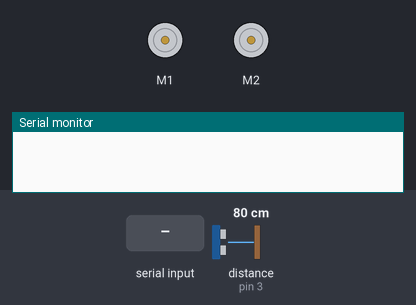
Simulated run of this sketch. Board: Arduino Uno, built with avr-gcc and run on an emulated ATmega328P. On the bench: 2 × DC motor (green arrow = forward, orange = backward, longer = faster), the last lines printed to the serial monitor. The test bench sets the inputs (shaded band); at power-on: distance to the obstacle (sensor on pin 3) 80 cm.

Above: at 1.2 s.
1.3 s: distance to the obstacle (sensor on pin 3) set to 32 cm
2.8 s: distance to the obstacle (sensor on pin 3) set to 27 cm
At 4.0 s:
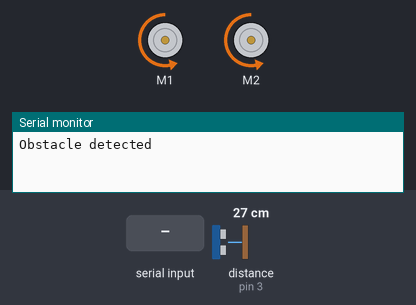
5.8 s: distance to the obstacle (sensor on pin 3) set to 35 cm
At 8.5 s:
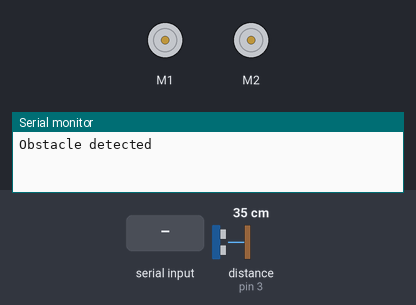
8.8 s: "1" received over Serial
At 9.7 s:
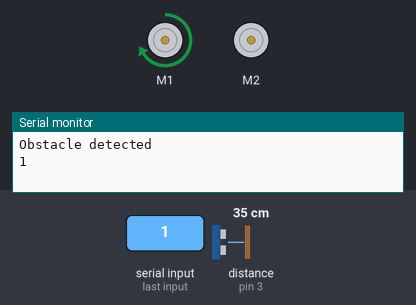
10.3 s: "2" received over Serial
At 10.8 s:
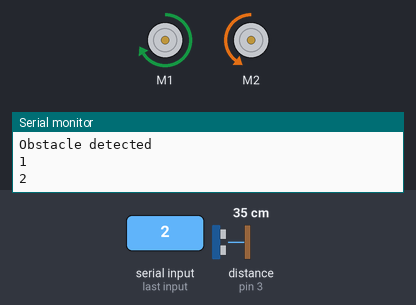
11.8 s: "3" received over Serial
At 13.2 s:
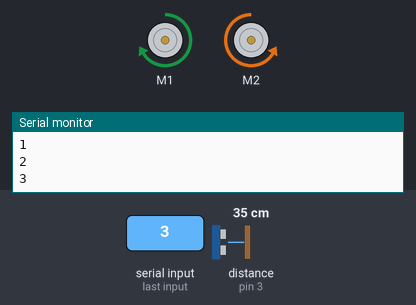
Timing chart, 0 to 14.3 s (numbered marks = the images above; inputs shaded):
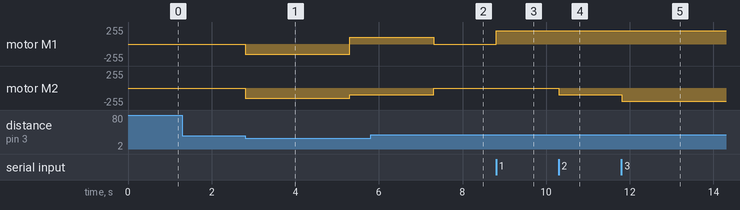

The sketch:

robot_firmware.ino
```cpp
#include <Arduino.h>
#include <Wire.h>
#include <SoftwareSerial.h>

#include <MeOrion.h>

double angle_rad = PI/180.0;
double angle_deg = 180.0/PI;
MeDCMotor motor_9(9);
MeDCMotor motor_10(10);
MeUltrasonicSensor ultrasonic_3(3);

char mode;

void setup(){
    Serial.begin(9600);
}

void loop(){
    if((ultrasonic_3.distanceCm()) < (30)){
      Serial.println("Obstacle detected");
      motor_9.run(-150);
      motor_10.run(-150);
      delay(2500);
      motor_9.run(100);
      motor_10.run(-100);
      delay(2000);
      mode = '0';
      return;
    }
    if(Serial.available() > 0) {
      mode = Serial.read();
      Serial.println(mode);
    }

    switch(mode){
      case '0':
          motor_9.run(0);
          motor_10.run(0);
          break;
        case '1':
          motor_9.run(200);
          motor_10.run(0);
          break;
        case '2':
          motor_9.run(200);
          motor_10.run(-100);
          break;
        case '3':
          motor_9.run(200);
          motor_10.run(-200);
          break;
        case '4':
          motor_9.run(100);
          motor_10.run(-200);
          break;
        case '5':
          motor_9.run(0);
          motor_10.run(-200);
          break;
      default:
        mode = 0;
    }

    _loop();
}

void _delay(float seconds){
    long endTime = millis() + seconds * 1000;
    while(millis() < endTime)_loop();
}

void _loop(){

}
```

Measured:
- the behaviour switches between 30 and 29 cm on distance to the obstacle (sensor on pin 3) (found by bisection; images 0 and 1)
- after the input at 1.3 s, every drawn part: stays the same
- after the input at 2.8 s, motor M1: stopped → backward 150/255 at once, → forward 100/255 2.5 s later; motor M2: stopped → backward 150/255 at once, → backward 100/255 2.5 s later
- after the input at 5.8 s, motor M1: forward 100/255 → stopped after 1.5 s; motor M2: backward 100/255 → stopped after 1.5 s
- after the input at 8.8 s, motor M1: stopped → forward 200/255 at once
- after the input at 10.3 s, motor M2: stopped → backward 100/255 at once
- after the input at 11.8 s, motor M2: backward 100/255 → backward 200/255 at once
